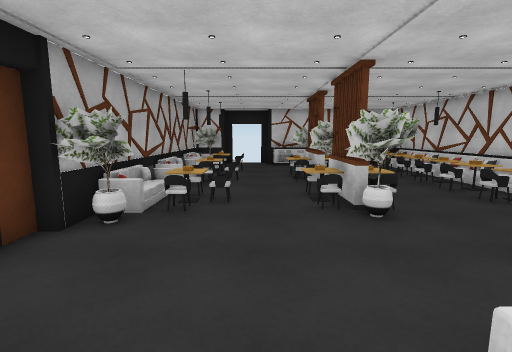
View 1 (above)

15 first-person views from a walk through a scene from a Unity 3-D project. The camera is 1.3 m above the floor, tilts 8° down and sees 85° across. Doors are open. The floor is counted in squares, 1 m on a side. Each view is taken from the middle of a square. On the plan, view 1 faces up. The plan holds only what a view shows up to about 13 squares ahead; the rest is blank.

View 2
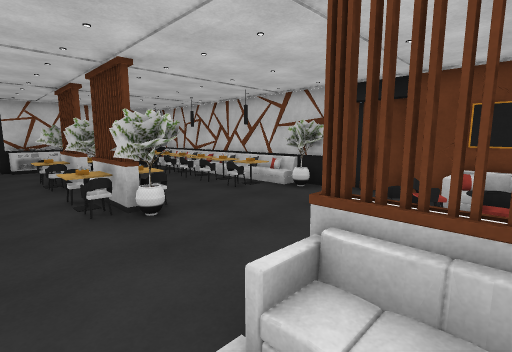

View 3
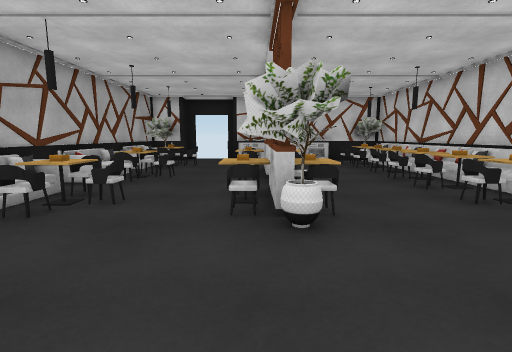

View 4
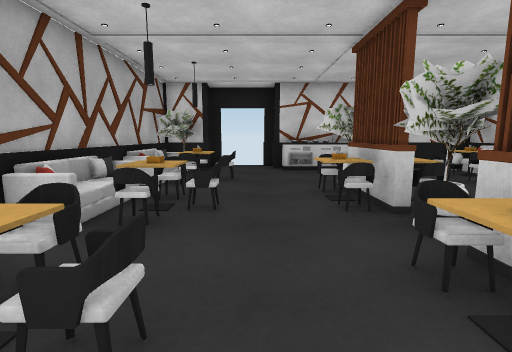

View 5
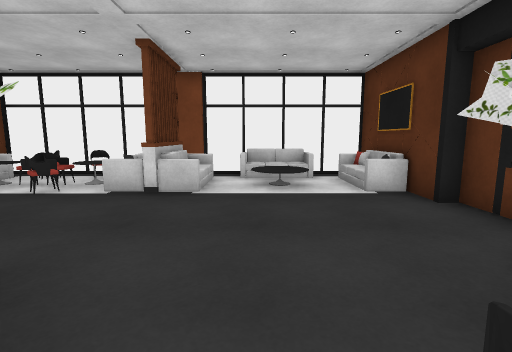

View 6
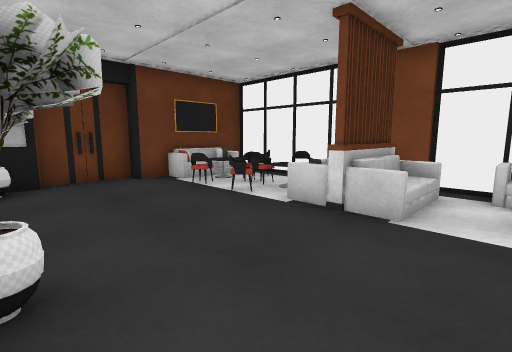

View 7
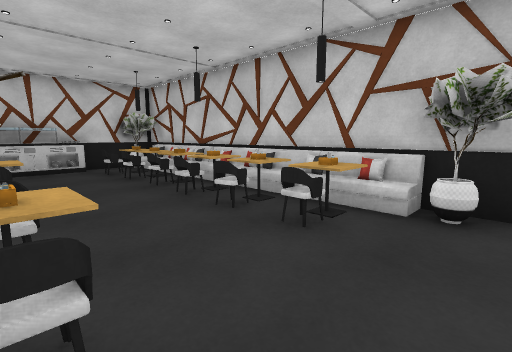

View 8
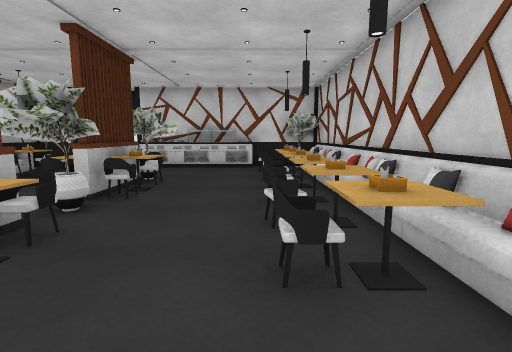

View 9
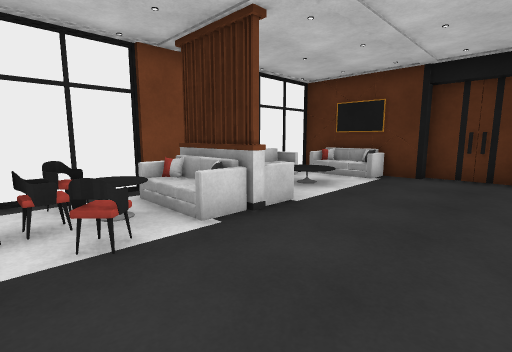

View 10
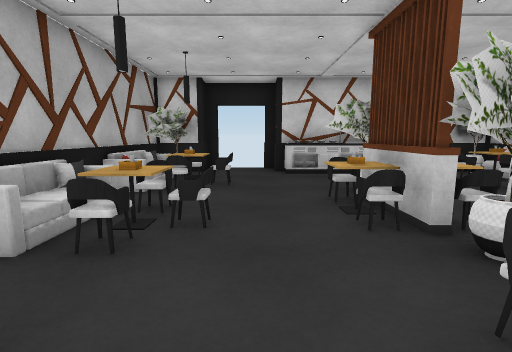

View 11
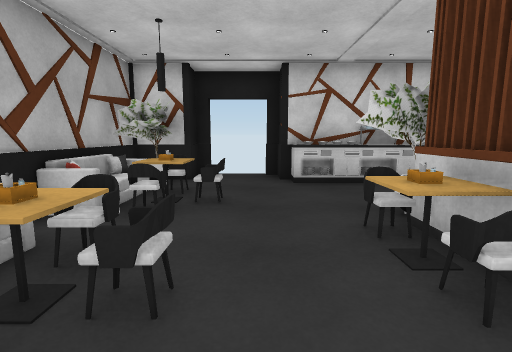

View 12
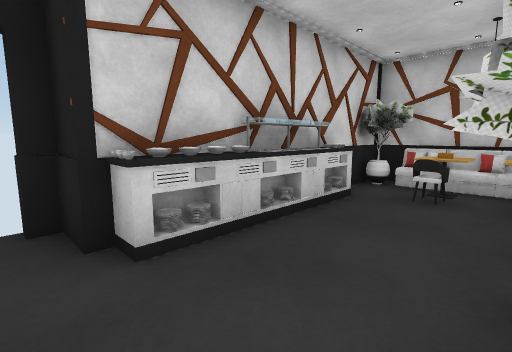

View 13
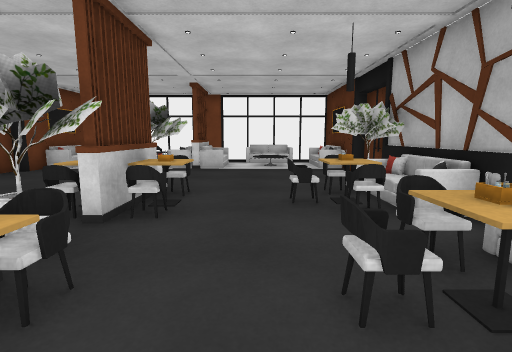

View 14
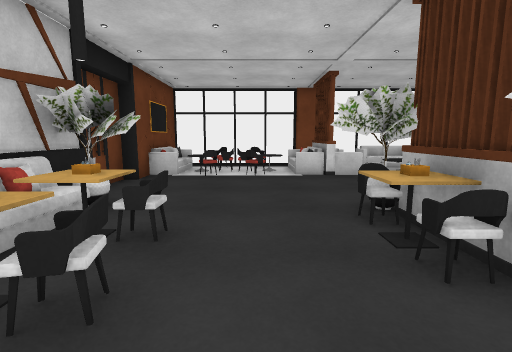

View 15
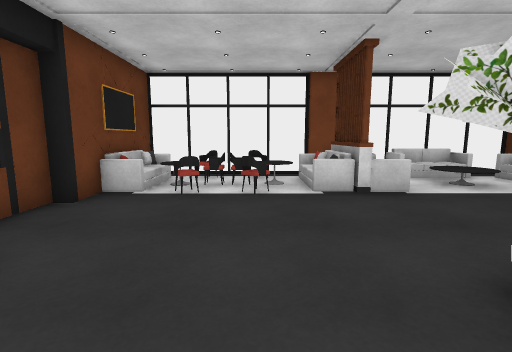

### Floor plan
Points are (right, up) in squares from view 1. A wall is a line through its corners. A room is listed if a view was taken in it or the views show most of it. See-through windows are left out.
Room 1 (views 1, 2, 3, 4, 5, 6, 7, 8, 9, 10, 11, 12, 13, 14, 15)
walls: (2.4, 10.5) (2.4, 11.5); (2.5, 12.4) (2.5, 10.7) (2.2, 11.1); (-3.6, 5.6) (-3.6, 5); (-4, 5) (-4, 2.6); (-3.5, 12.3) (-3.8, 11.9); (8.9, 9.2) (8.5, 9.7); (8.8, 10.5) (8.4, 11); (8.7, 4.9) (8.7, 17.5) (0.8, 17.5) (0.8, 18.5) (0.4, 18.5); (2.5, 0.6) (2.5, -1); (-3.6, 2.6) (-3.6, 1.5); (-3.6, 13.5) (-3.6, 8.4); (9, 2.6) (9, 5); (2.4, -0.9) (2.4, 0.6); (8.5, 1.6) (8.7, 2); (3, 17.2) (1.7, 17.5); (8.7, 1.4) (8.7, 2.6); (4, 17.2) (2.9, 17.2); (5.1, 17) (3.1, 17); (1.8, -1.6) (3.2, -1.6); (6, 16.8) (1.1, 16.8); (3.2, 17.6) (1.9, 17.3); (3.1, -1.8) (8.7, -1.8) (8.7, -1.4); (5.6, 17.2) (4.8, 17.2); (-3.6, -0.4) (-3.6, -1.8) (1.9, -1.8); (8.7, 15.8) (8.5, 16.6); (-1.5, 18.5) (-1.9, 18.5) (-1.9, 17.5) (-3.6, 17.5) (-3.6, 15.4)
low walls: (8.4, 8) (8.4, 10.1); (8.4, 11) (8.4, 13.1); (2.6, 0) (2.6, 0.5); (1.1, 16.8) (1.1, 17.5); (2.2, 17.2) (1.2, 17.2)
ways out: open door at (-0.5, 19)
objects: other object (-4, 6) to (-3, 6); other object (-4, 7) to (-4, 8); other object (-4, 11) to (-3, 11); other object (-4, 14) to (-4, 15); other object (-3, -1); other object (-3, 7); other object (-3, 8); other object (-3, 10); other object (-3, 12); other object (-3, 14); other object (-3, 15) to (-3, 16); other object (-2, -1); other object (-2, 6); other object (-2, 7); other object (-2, 8); other object (-2, 10); other object (-2, 11); other object (-2, 12); other object (-2, 14); other object (-2, 15); other object (-2, 16); other object (-1, 8); other object (-1, 11); other object (-1, 14); other object (-1, 15); other object (0, -1); other object (1, -1); other object (1, 1); other object (1, 8) to (2, 8); other object (1, 12) to (2, 12); other object (2, 1); other object (2, 6) to (3, 6); other object (2, 7); other object (2, 9); other object (2, 13); other object (3, 1); other object (3, 7); other object (3, 8); other object (3, 9); other object (3, 11); other object (3, 13); other object (4, -1) to (7, 2); other object (4, 0) to (5, 1); other object (4, 1); other object (6, 8); other object (6, 9); other object (6, 11); other object (6, 12); other object (6, 14); other object (6, 16); other object (7, 0) to (7, 1); other object (7, 7); other object (7, 8); other object (7, 9) to (8, 10); other object (7, 11); other object (7, 12) to (7, 13); other object (7, 14); other object (7, 15) to (8, 15); other object (7, 16) to (8, 16); other object (8, -1) to (8, 0); other object (8, 1); other object (8, 5) to (8, 6); other object (8, 8); other object (8, 10); other object (8, 12); other object (8, 13); other object (9, -1); other object (9, 0); other object (9, 1)

Positions as (right, up) in squares from view 1, and headings:
1: (0, 0), facing up
2: (0, 0), facing up-right
3: (2, 2), facing up
4: (0, 6), facing up
5: (0, 8), facing down
6: (0, 6), facing down-right
7: (3, 5), facing up-right
8: (6, 5), facing up
9: (6, 5), facing down-left
10: (0, 7), facing up
11: (0, 9), facing up
12: (0, 14), facing up-right
13: (0, 13), facing down
14: (5, 11), facing down
15: (5, 8), facing down
